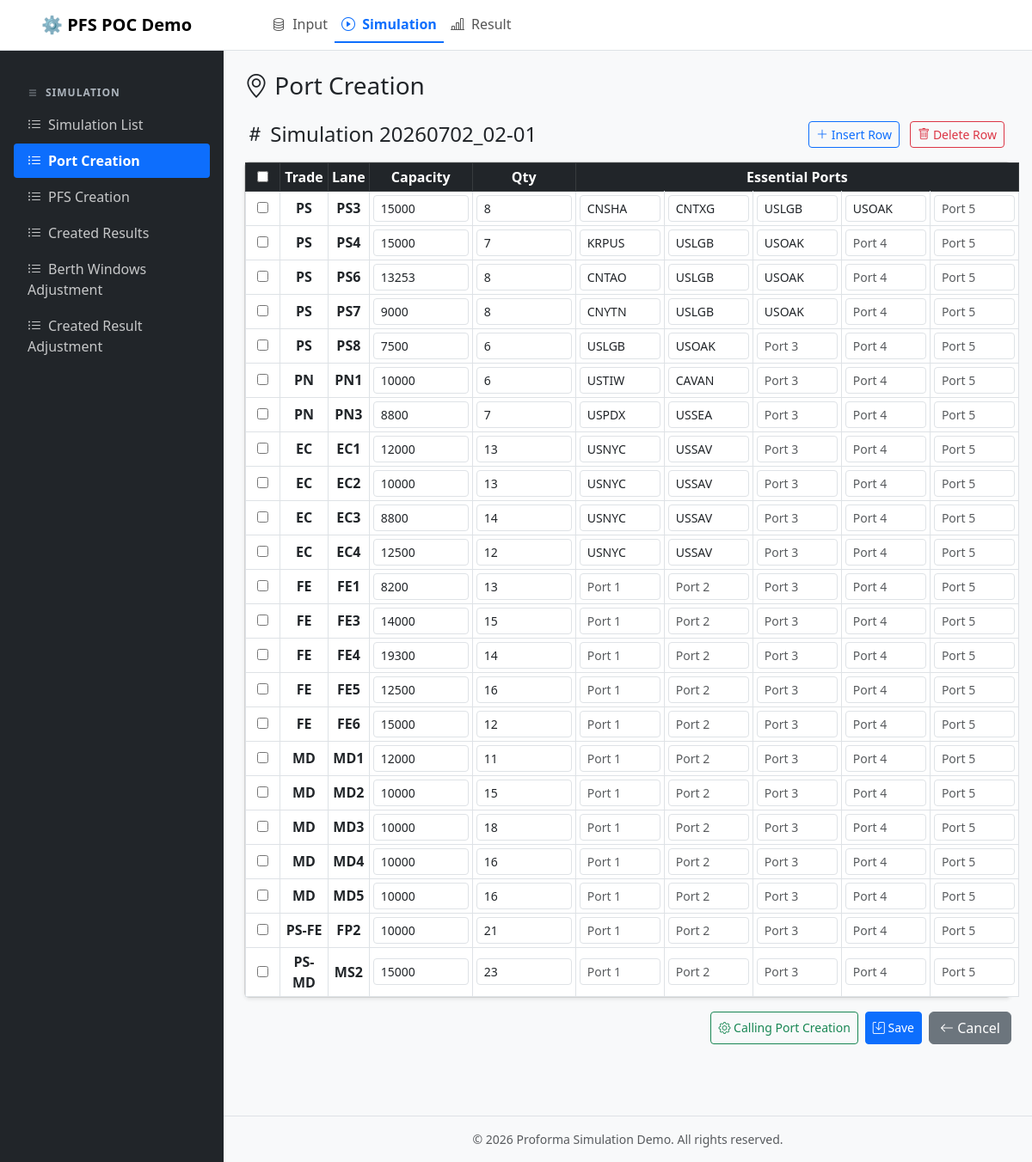
/simulation/port-creation/?sim_id=2, run on the app's committed database.
### simulation/models.py (models this page shows, shortened)
class SimulationRun(CommonModel):
    id = models.AutoField(primary_key=True, verbose_name="Simulation ID")
    simulation_number = models.CharField(
        max_length=20,
        unique=True,
        verbose_name="Simulation Number",
        help_text="Auto-generated unique (YYYYMMDD_NN-XX)",
        blank=True,
    )
    base_simulation_number = models.ForeignKey(
        "self",
        on_delete=models.SET_NULL,
        null=True,
        blank=True,
        verbose_name="Base Simulation Number",
        help_text="Reference Simulation Number",
    )
    status = models.CharField(
        max_length=20,
        choices=SIMULATION_STATUS_CHOICES,
        default=SIMULATION_STATUS_PENDING,
    )
    progress = models.IntegerField(default=0, help_text="진행률 (%)")
    task_id = models.CharField(
        max_length=255,
        blank=True,
        null=True,
        help_text="Celery Task ID",
    )
    objective_value = models.FloatField(blank=True, null=True)
    execution_time = models.FloatField(blank=True, null=True, help_text="실행 시간 (초)")
    model_status = models.CharField(max_length=200, blank=True, null=True)
    description = models.TextField(blank=True, null=True)
    created_at = models.DateTimeField(auto_now_add=True)
    created_by = models.ForeignKey(
        settings.AUTH_USER_MODEL,
        on_delete=models.SET_NULL,
        null=True,
        blank=True,
        related_name="simulations_created",
    )
    updated_at = models.DateTimeField(auto_now=True)
    started_at = models.DateTimeField(blank=True, null=True)
    finished_at = models.DateTimeField(blank=True, null=True)
    class Meta:
        db_table = "simulation_run"
        ordering = ["-created_at"]
        verbose_name = "Simulation Run"

class SimulationBaseModel(CommonModel):
    simulation = models.ForeignKey(
        SimulationRun,
        on_delete=models.CASCADE,
        verbose_name="Simulation ID",
        related_name="%(class)s_set",
    )
    class Meta:
        abstract = True

class SimulationProforma(SimulationBaseModel):
    id = models.AutoField(primary_key=True)
    trade = models.ForeignKey(
        MasterTrade,
        on_delete=models.PROTECT,
        to_field="trade_code",
        db_column="trade_code",
        verbose_name="Trade Code",
    )
    lane = models.ForeignKey(
        MasterLane,
        on_delete=models.PROTECT,
        to_field="lane_code",
        db_column="lane_code",
        verbose_name="Lane Code / 3 alpha",
    )
    capacity = models.IntegerField(null=True, blank=True, verbose_name="Capacity")
    qty = models.IntegerField(null=True, blank=True, verbose_name="Qty")
    class Meta:
        db_table = "simulation_proforma"
        verbose_name = "Simulation Proforma"
        constraints = [
            models.UniqueConstraint(
                fields=["simulation", "trade", "lane"], name="uq_simulation_trade_lane"
            )
        ]

### input/models.py (models this page shows, shortened)
class MasterTrade(models.Model):
    trade_code = models.CharField(max_length=10, primary_key=True, verbose_name="Trade Code")
    trade_name = models.CharField(max_length=100, verbose_name="Trade Name")
    from_continent_code = models.CharField(
        max_length=10, null=True, blank=True, verbose_name="From Continent Code"
    )
    to_continent_code = models.CharField(
        max_length=10, null=True, blank=True, verbose_name="To Continent Code"
    )
    class Meta:
        db_table = "master_trade"
        verbose_name = "Master Trade"
        verbose_name_plural = "Master Trades"

class MasterLane(models.Model):
    lane_code = models.CharField(max_length=10, primary_key=True, verbose_name="Lane Code")
    lane_name = models.CharField(max_length=100, verbose_name="Lane Name")
    vessel_service_type_code = models.CharField(
        max_length=10, null=True, blank=True, verbose_name="Vessel Service Type Code"
    )
    effective_from_date = models.DateField(
        null=True, blank=True, verbose_name="Effective start date of the lane."
    )
    effective_to_date = models.DateField(
        null=True, blank=True, verbose_name="Effective end date of the lane."
    )
    feeder_division_code = models.CharField(
        max_length=10, null=True, blank=True, verbose_name="Feeder Division Code"
    )
    class Meta:
        db_table = "master_lane"
        verbose_name = "Master Lane"
        verbose_name_plural = "Master Lanes"

class MasterPort(models.Model):
    port_code = models.CharField(max_length=10, primary_key=True, verbose_name="Location Code")
    port_name = models.CharField(max_length=100, verbose_name="Location Name")
    continent_code = models.CharField(
        max_length=10, null=True, blank=True, verbose_name="Continent Code"
    )
    country_code = models.CharField(
        max_length=10, null=True, blank=True, verbose_name="Country Code"
    )
    class Meta:
        db_table = "master_port"
        verbose_name = "Master Port"
        verbose_name_plural = "Master Ports"

### simulation/views.py (the view)
# urls.py: path("port-creation/", views.port_creation, name="port_creation"),
def port_creation(request):
    from input.models import (DefaultCurrentProforma,DefaultProformaEssentialPort,
                              MasterLane, MasterPort, MasterTrade)
    sim_id = request.GET.get("sim_id")
    if not sim_id:
        simulation_number = generate_simulation_number()
        sim = SimulationRun.objects.create(
            created_by=request.user if request.user.is_authenticated else None,
            status=SIMULATION_STATUS_SUCCESS,
            simulation_number=simulation_number,
            base_simulation_number=None,  # 최상위 시뮬레이션
        )
        sim_id = sim.id
    else:
        try:
            sim = SimulationRun.objects.get(id=sim_id)
        except SimulationRun.DoesNotExist:
            return redirect("simulation:simulation_list")
    if request.method == "POST":
        description = request.POST.get("description", "")
        sim.description = description
        sim.save()
        return redirect("simulation:simulation_list")
    from django.db.models import Prefetch
    saved_proformas = (
        SimulationProforma.objects.filter(simulation=sim)
        .select_related("trade", "lane")
        .prefetch_related(Prefetch("essential_ports", queryset=SimulationProformaEssentialPort.objects.select_related("port")))
    )
    if saved_proformas.exists():
        proformas = saved_proformas
    else:
        proformas = (
            DefaultCurrentProforma.objects.select_related("trade", "lane").prefetch_related("essential_ports__port").all()
        )
    rows = []
    for p in proformas:
        capacity = getattr(p, "capacity", "") or ""
        qty = getattr(p, "qty", "") or ""
        essentials = []
        for ep in getattr(p, "essential_ports").all():
            try:
                essentials.append(ep.port.port_code)
            except Exception:
                essentials.append(str(ep.port))
        while len(essentials) < 5:
            essentials.append("")
        rows.append({
            "proforma": p,
            "trade": p.trade,
            "lane": p.lane,
            "capacity": capacity,
            "qty": qty,
            "essentials": essentials,
        })
    trades = MasterTrade.objects.all().order_by("trade_name")
    lanes = MasterLane.objects.all().order_by("lane_name")
    master_ports = list(MasterPort.objects.all().order_by('port_code').values_list('port_code', flat=True))
    return render(
        request,
        "simulation/port_creation.html",
        {
            "current_top_menu": "simulation",
            "sidebar_menu": SIMULATION_SIDEBAR_MENU,
            "current_sidebar_menu": "port_creation",
            "simulation_number": sim.simulation_number,
            "rows": rows,
            "trades": trades,
            "lanes": lanes,
            "master_ports": master_ports,
        },
    )

### simulation/templates/simulation/port_creation.html (shortened to what this page needs)
{% extends "base.html" %}
{% block sidebar %}
<div class="sidebar-heading d-flex align-items-center">
    <i class="bi bi-list"></i>
    <span class="ms-2">Simulation</span>
</div>
<nav class="nav flex-column">
    {% for menu_item in sidebar_menu %}
    <a class="nav-link {% if current_sidebar_menu == menu_item.key %}active{% endif %}"
       href="{% url menu_item.url_name %}">
        <i class="bi {{ menu_item.icon }} me-2"></i>{{ menu_item.name }}
    </a>
    {% endfor %}
</nav>
{% endblock %}
{% block content %}
<div class="row">
    <div class="col-lg-12">
        <h3 class="mb-4"><i class="bi bi-geo-alt"></i> Port Creation</h3>
        <form method="post" id="portForm" class="needs-validation" onsubmit="return false;">
            <div class="d-flex justify-content-between align-items-center mb-3">
                <div>
                    <h4 class="mb-0">
                        <i class="bi bi-hash"></i> Simulation {{ simulation_number }}
                    </h4>
                </div>
                <div>
                    <button type="button" id="insertRowBtn" class="btn btn-sm btn-outline-primary me-2">
                        <i class="bi bi-plus-lg"></i> Insert Row
                    </button>
                    <button type="button" id="deleteRowBtn" class="btn btn-sm btn-outline-danger me-2">
                        <i class="bi bi-trash"></i> Delete Row
                    </button>
                </div>
            </div>
            <div class="card shadow-sm">
                <div class="scroll-container">
                    <table class="table table-bordered table-sm mb-0 align-middle pfs-table" id="proformaTable" style="min-width: 900px;">
                        <thead class="table-dark">
                            <tr>
                                <th class="text-center" style="width:40px;"><input type="checkbox" id="selectAll"></th>
                                <th class="text-center">Trade</th>
                                <th class="text-center">Lane</th>
                                <th class="text-center" style="width:120px;">Capacity</th>
                                <th class="text-center" style="width:120px;">Qty</th>
                                <th colspan="5" class="text-center">Essential Ports</th>
                            </tr>
                        </thead>
                        <tbody>
                            {% for row in rows %}
                            <tr class="data-row initial-row">
                                <td class="align-middle text-center"><input type="checkbox" class="row-check"></td>
                                <td class="schedule-cell text-center fw-bold">
                                    {{ row.trade.trade_code }}
                                </td>
                                <td class="schedule-cell text-center fw-bold">
                                    {{ row.lane.lane_code }}
                                </td>
                                <td class="schedule-cell text-end">
                                    <input type="number" min="0" class="form-control form-control-sm capacity-input" name="rows-{{ forloop.counter0 }}-capacity" value="{{ row.capacity }}">
                                </td>
                                <td class="schedule-cell text-end">
                                    <input type="number" min="0" class="form-control form-control-sm qty-input" name="rows-{{ forloop.counter0 }}-qty" value="{{ row.qty }}">
                                </td>
                                <td><input list="ports-list" type="text" class="form-control form-control-sm essentials-input" name="rows-{{ forloop.counter0 }}-essentials-0" placeholder="Port 1" value="{{ row.essentials.0 }}"></td>
                                <td><input list="ports-list" type="text" class="form-control form-control-sm essentials-input" name="rows-{{ forloop.counter0 }}-essentials-1" placeholder="Port 2" value="{{ row.essentials.1 }}"></td>
                                <td><input list="ports-list" type="text" class="form-control form-control-sm essentials-input" name="rows-{{ forloop.counter0 }}-essentials-2" placeholder="Port 3" value="{{ row.essentials.2 }}"></td>
                                <td><input list="ports-list" type="text" class="form-control form-control-sm essentials-input" name="rows-{{ forloop.counter0 }}-essentials-3" placeholder="Port 4" value="{{ row.essentials.3 }}"></td>
                                <td><input list="ports-list" type="text" class="form-control form-control-sm essentials-input" name="rows-{{ forloop.counter0 }}-essentials-4" placeholder="Port 5" value="{{ row.essentials.4 }}"></td>
                            </tr>
                            {% endfor %}
                        </tbody>
                    </table>
                </div>
            </div>
            <div class="d-flex justify-content-end gap-2 mt-3">
                <button type="button" id="generateCallingPortsBtn" class="btn btn-sm btn-outline-success">
                        <i class="bi bi-gear"></i> Calling Port Creation
                </button>
                <button type="button" id="saveBtn" class="btn btn-sm btn-primary">
                    <i class="bi bi-save"></i> Save
                </button>
                <a href="{% url 'simulation:simulation_list' %}" class="btn btn-secondary">
                    <i class="bi bi-arrow-left"></i> Cancel
                </a>
            </div>
        </form>
    </div>
</div>
{% endblock %}

### common/templates/base.html (shortened to what this page needs)
<!DOCTYPE html>
<html lang="en">
<head>
    <link href="https://cdn.jsdelivr.net/npm/bootstrap@5.3.0/dist/css/bootstrap.min.css" rel="stylesheet">
    <link rel="stylesheet" href="https://cdn.jsdelivr.net/npm/bootstrap-icons@1.11.0/font/bootstrap-icons.css">
</head>
<body>
    <nav class="navbar navbar-expand navbar-light bg-white border-bottom px-4">
        <div class="sidebar-header px-4">
            <a class="navbar-brand fw-bold" href="/">⚙️ PFS POC Demo</a>
        </div>
         <div class="d-flex align-items-center flex-grow-1 px-4">
            <ul class="navbar-nav top-nav-menu">
                {% for menu in top_menu_items %}
                <li class="nav-item">
                    <a class="nav-link {% if current_top_menu == menu.key %}active{% endif %}"
                       href="{% url menu.url_name %}">
                        <i class="bi {{ menu.icon }} me-1"></i> {{ menu.name }}
                    </a>
                </li>
                {% endfor %}
            </ul>
        </div>
    </nav>
    <div class="d-flex">
        <div class="sidebar text-white">
            <div class="sidebar-sticky p-3">
                {% block sidebar %}{% endblock %}
            </div>
        </div>
        <div class="flex-grow-1 d-flex flex-column bg-light" style="height: 100vh; overflow-y: auto;">
            <div class="p-4">
                {% block content %}{% endblock %}
            </div>
            <footer class="mt-auto py-3 text-center text-muted small border-top">
                &copy; 2026 Proforma Simulation Demo. All rights reserved.
            </footer>
        </div>
    </div>
</body>
</html>

### data on the page
SimulationRun: simulation_number "20260702_02-01"
SimulationProforma: trade.trade_code "PS", lane.lane_code "PS3", capacity "15000", qty "8", essentials.0 "CNSHA", essentials.1 "CNTXG", essentials.2 "USLGB", essentials.3 "USOAK"
SimulationProforma: trade.trade_code "PS", lane.lane_code "PS4", capacity "15000", qty "7", essentials.0 "KRPUS", essentials.1 "USLGB", essentials.2 "USOAK"
SimulationProforma: trade.trade_code "PS", lane.lane_code "PS6", capacity "13253", qty "8", essentials.0 "CNTAO", essentials.1 "USLGB", essentials.2 "USOAK"
SimulationProforma: trade.trade_code "PS", lane.lane_code "PS7", capacity "9000", qty "8", essentials.0 "CNYTN", essentials.1 "USLGB", essentials.2 "USOAK"
SimulationProforma: trade.trade_code "PS", lane.lane_code "PS8", capacity "7500", qty "6", essentials.0 "USLGB", essentials.1 "USOAK"
SimulationProforma: trade.trade_code "PN", lane.lane_code "PN1", capacity "10000", qty "6", essentials.0 "USTIW", essentials.1 "CAVAN"
SimulationProforma: trade.trade_code "PN", lane.lane_code "PN3", capacity "8800", qty "7", essentials.0 "USPDX", essentials.1 "USSEA"
SimulationProforma: trade.trade_code "EC", lane.lane_code "EC1", capacity "12000", qty "13", essentials.0 "USNYC", essentials.1 "USSAV"
SimulationProforma: trade.trade_code "EC", lane.lane_code "EC2", capacity "10000", qty "13", essentials.0 "USNYC", essentials.1 "USSAV"
SimulationProforma: trade.trade_code "EC", lane.lane_code "EC3", capacity "8800", qty "14", essentials.0 "USNYC", essentials.1 "USSAV"
SimulationProforma: trade.trade_code "EC", lane.lane_code "EC4", capacity "12500", qty "12", essentials.0 "USNYC", essentials.1 "USSAV"
SimulationProforma: trade.trade_code "FE", lane.lane_code "FE1", capacity "8200", qty "13"
SimulationProforma: trade.trade_code "FE", lane.lane_code "FE3", capacity "14000", qty "15"
SimulationProforma: trade.trade_code "FE", lane.lane_code "FE4", capacity "19300", qty "14"
SimulationProforma: trade.trade_code "FE", lane.lane_code "FE5", capacity "12500", qty "16"
SimulationProforma: trade.trade_code "FE", lane.lane_code "FE6", capacity "15000", qty "12"
SimulationProforma: trade.trade_code "MD", lane.lane_code "MD1", capacity "12000", qty "11"
SimulationProforma: trade.trade_code "MD", lane.lane_code "MD2", capacity "10000", qty "15"
SimulationProforma: trade.trade_code "MD", lane.lane_code "MD3", capacity "10000"
SimulationProforma: trade.trade_code "MD", lane.lane_code "MD4", capacity "10000", qty "16"
SimulationProforma: trade.trade_code "MD", lane.lane_code "MD5", capacity "10000", qty "16"
SimulationProforma: trade.trade_code "PS-FE", lane.lane_code "FP2", capacity "10000"
SimulationProforma: trade.trade_code "PS-MD", lane.lane_code "MS2", capacity "15000", qty "23"

### other printed values
{{ menu.name }} "Input" "Simulation" "Result"
{{ menu_item.name }} "Simulation List" "Port Creation" "PFS Creation" "Created Results" "Berth Windows Adjustment" "Created Result Adjustment"
